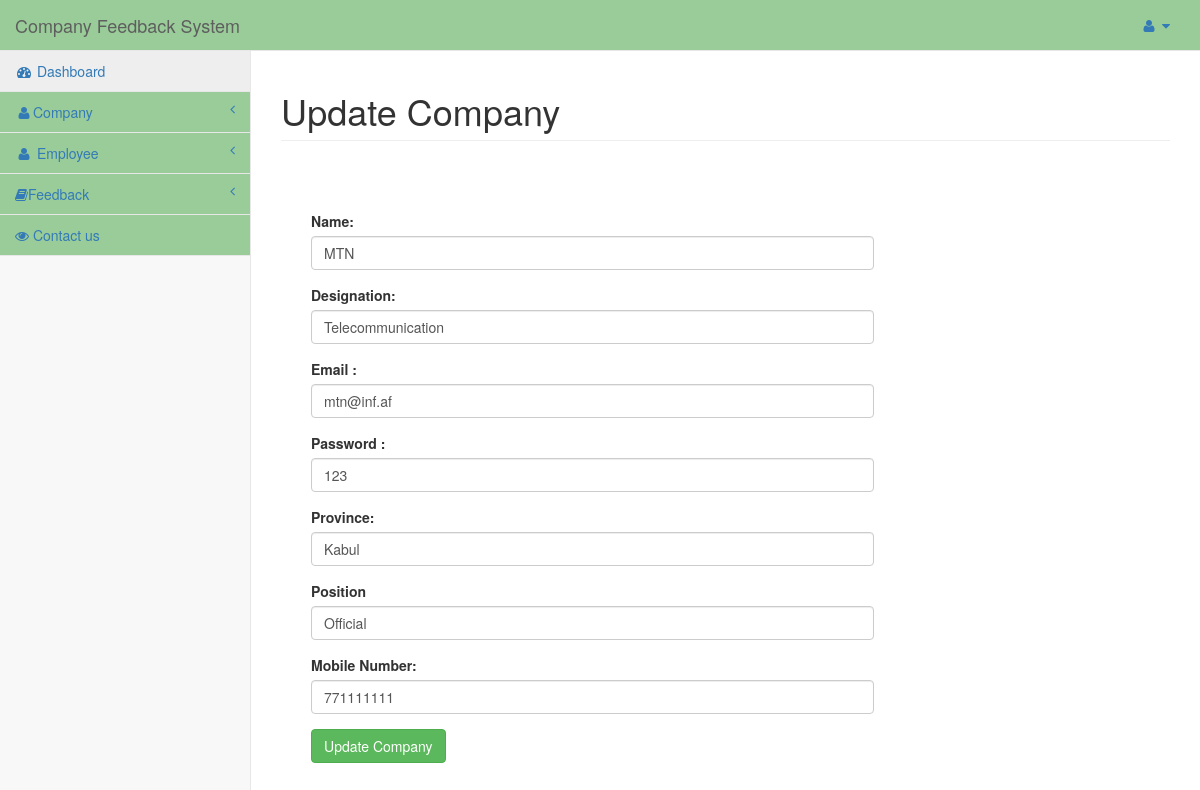
Page /admin/dashboard.php?id=13&info=edit_Company (signed in) on the committed database.
### tables this page shows
CREATE TABLE `company` (
  `id` int(11) NOT NULL,
  `user_alias` varchar(30) NOT NULL,
  `Name` varchar(30) NOT NULL,
  `designation` varchar(100) NOT NULL,
  `Province` varchar(50) NOT NULL,
  `Position` varchar(10) NOT NULL,
  `email` varchar(255) NOT NULL,
  `password` varchar(75) NOT NULL,
  `mobile` bigint(20) NOT NULL,
  `date` datetime NOT NULL,
  `status` int(11) NOT NULL
);

### admin/edit_Company.php (the view, shortened to what this page needs)
<?php
	extract($_POST);
$con=mysqli_query($conn,"select * from Company where id='".$_GET['id']."'");
$res=mysqli_fetch_assoc($con);
?>
<h1 class="page-header">Update  Company</h1>
<div class="col-lg-8" style="margin:15px;">
	<form method="post">
	<div class="control-group form-group">
    	<div class="controls">
        </div>
   	</div>
	<div class="control-group form-group">
    	<div class="controls">
        	<label>Name:</label>
            	<input type="text" value="<?php echo @$res['Name'];?>" name="n" class="form-control" required>
        </div>
   	</div>
	<div class="control-group form-group">
    	<div class="controls">
        	<label>Designation:</label>
            	<input type="text" value="<?php echo @$res['designation'];?>" name="desg" class="form-control" required>
        </div>
   	</div>
	<div class="control-group form-group">
    	<div class="controls">
        	<label>Email :</label>
            	<input type="email" value="<?php echo @$res['email'];?>"  name="email" class="form-control" required>
        </div>
    </div>
	<div class="control-group form-group">
    	<div class="controls">
        	<label>Password :</label>
          <input type="text" value="<?php echo @$res['password'];?>"  name="pass" class="form-control" required>
        </div>
    </div>
	<div class="control-group form-group">
    	<div class="controls">
        	<label>Province:</label>
  <input type="text"  name="prg" value="<?php echo @$res['Province'];?>" class="form-control" required>
        </div>
    </div>
	<div class="control-group form-group">
    	<div class="controls">
        	<label>Position</label>
  <input type="text"  name="sem" value="<?php echo @$res['Position'];?>" class="form-control" required>
        </div>
    </div>
	<div class="control-group form-group">
    	<div class="controls">
        	<label>Mobile Number:</label>
            	<input type="number" id="mob" value="<?php echo @$res['mobile'];?>" class="form-control" maxlength="10" name="mob"  required>
        </div>
  	</div>
	<div class="control-group form-group">
    	<div class="controls">
            	<input type="submit" class="btn btn-success" name="save" value="Update  Company">
        </div>
  	</div>
	</form>
</div>

### css/sb-admin-2.css (style rules this page uses)
body { background-color: #f8f8f8; }

### rows in the picture
company: n "MTN", desg "Telecommunication", email "mtn@inf.af", pass "123", prg "Kabul", sem "Official", mob "771111111"
